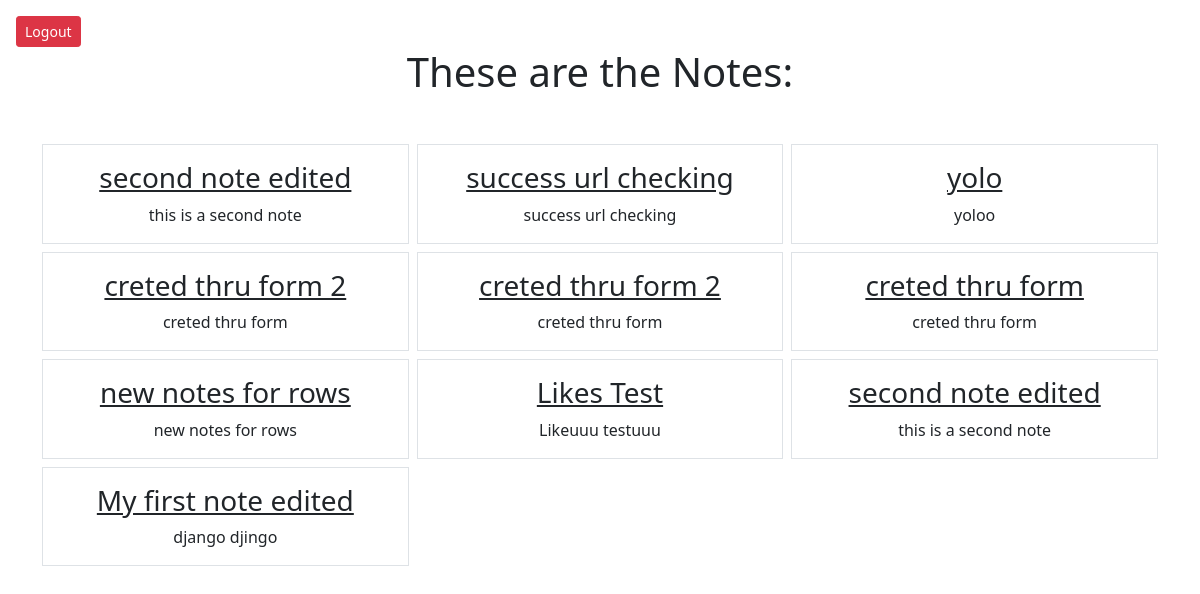
Page /smart/notes (signed in) on the earlier database version.
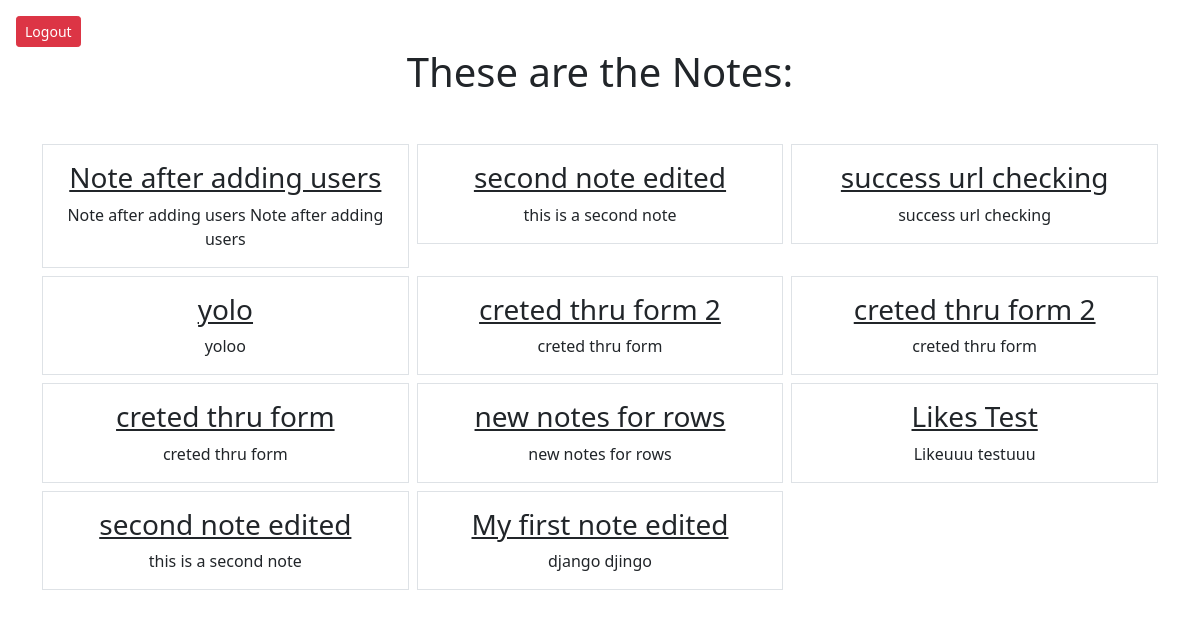
Same page on the later database version.
### notes/models.py (models this page shows)
class Notes(models.Model):
    title = models.CharField(max_length=200)
    text = models.TextField()
    created_at = models.DateTimeField(auto_now_add=True)
    likes = models.PositiveSmallIntegerField(default=0)
    user=models.ForeignKey(User, on_delete=models.CASCADE, related_name="notes")
    private = models.BooleanField(default=False)

### notes/views.py (the view)
# urls.py: path('notes', views.NotesListView.as_view(), name='notes.list'),
class NotesListView(LoginRequiredMixin, ListView):
    model = Notes
    template_name = 'notes/notes_list.html'
    context_object_name = 'notes'
    login_url = '/admin'
    def get_queryset(self):
        return self.request.user.notes.all().order_by('-created_at')

### notes/templates/notes/notes_list.html
{% extends "base.html" %}
{% block content %}
    <h1 class="my-5"> These are the Notes:</h1>
    <div class="row row-cols-3 g-2">
        {% for note in notes %}
            <div class="col" >
                <div class="p-3 border">
                    <a href="{% url 'note_detail' note.pk %}" class="text-dark text"><h3>{{ note.title }}
                        </h3>
                        </a>
                    {{ note.text|truncatewords:20 }}
                </div>
            </div>
            {% endfor %}
        </div>
{% endblock %}

Differences in the rows shown:
added Notes: title "Note after adding users", text "Note after adding users Note after adding users"
